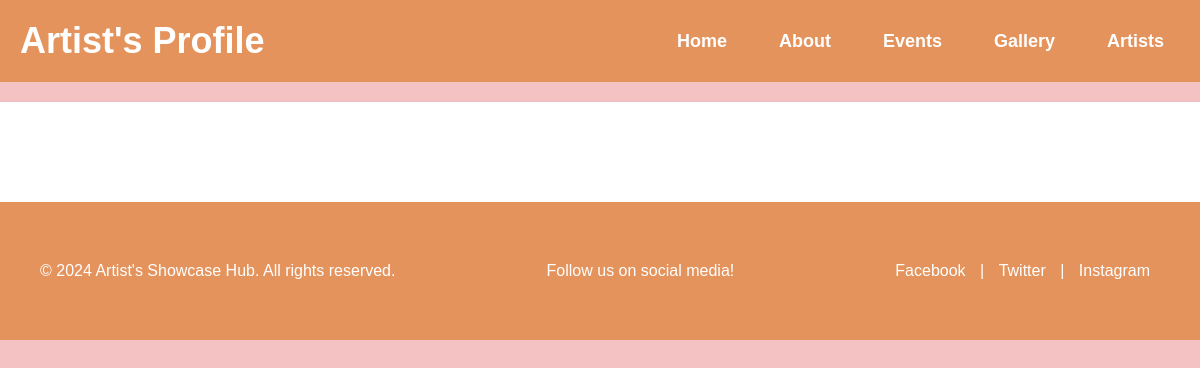
The app's page /artist_profile/, older data.
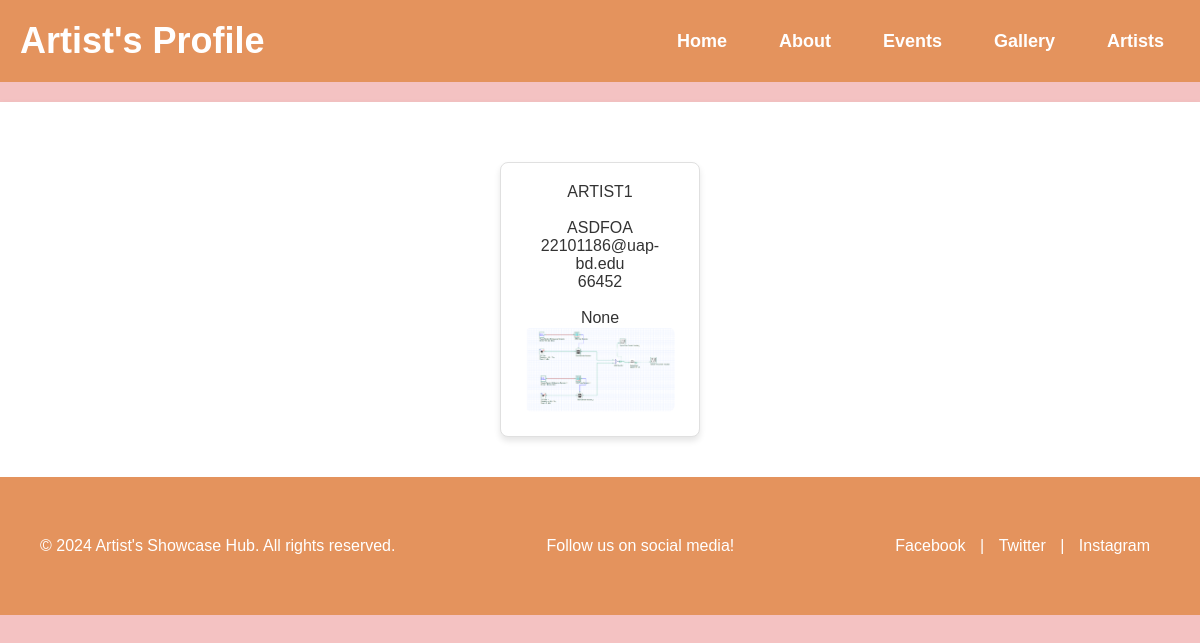
The same page, newer data.
### hub/models.py (models this page shows, shortened)
class Artist(models.Model):
    artist_id = models.AutoField(primary_key=True)
    name = models.CharField(max_length=100)
    bio = models.TextField()
    profile_picture = models.ImageField(upload_to='artist_pics/')
    email = models.EmailField()
    phone_number = models.CharField(max_length=20, blank=True, null=True)
    location = models.CharField(max_length=100)
    social_links = models.JSONField(blank=True, null=True)  # Store links as JSON (e.g., Instagram, Twitter)
    created_at = models.DateTimeField(auto_now_add=True)
    updated_at = models.DateTimeField(auto_now=True)

### hub/views.py (the view)
# urls.py: path('artist_profile/',views.artist,name='artist_profile'),
def artist(request):
    artists=Artist.objects.all()
    context={
       'artists': artists,
    }
    return render (request,'artist_profile.html',context=context)

### template/artist_profile.html (shortened to what this page needs)
<!DOCTYPE html>
<html lang="en">
<head>
    {% load static %}
    <link rel="stylesheet" href="{% static 'artist_profile.css' %}">
</head>
<body>
    <header class="site-header">
        <div class="container">
            <h1 class="site-title">Artist's Profile</h1>
            <nav class="main-nav">
                <ul>
                    <li><a href="{% url 'Home' %}">Home</a></li>
                    <li><a href="{% url 'About' %}">About</a></li>
                    <li><a href="{% url 'Event' %}">Events</a></li>
                    <li><a href="{% url 'Gallery' %}">Gallery</a></li>
                    <li><a href="{% url 'artist_profile' %}">Artists</a></li>
                </ul>
            </nav>
        </div>
    </header>
    <main class="content">
        <section class="artist-gallery">
            <div class="gallery">
                {% for artist in artists %}
                <div class="gallery-item">
                    <tr>
                        <td>{{artist.name}}</td>
                        <br>
                        <br>
                        <td>{{artist.bio}}</td>
                        <br>
                        <td>{{artist.email}}</td>
                        <br>
                        <td>{{artist.phone_number}}</td>
                        <br>
                        <br>
                        <td>{{artist.social_links}}</td>
                        <br>
                    </tr>
                    <img src="{{ artist.profile_picture.url}}" width="150" height="200" alt="Picture of {{ artist.name }}">
                </div>
                {% endfor %}
            </div>
        </section>
    </main>
    <footer class="site-footer">
        <div class="container">
            <p>&copy; 2024 Artist's Showcase Hub. All rights reserved.</p>
            <p>Follow us on social media!</p>
            <div class="social-links">
                <a href="https://www.facebook.com/">Facebook</a> |
                <a href="https://twitter.com/?lang=en">Twitter</a> |
                <a href="https://www.instagram.com/">Instagram</a>
            </div>
        </div>
    </footer>
</body>
</html>

Row changes from the older to the newer data that the page shows:
added Artist: name "ARTIST1", bio "ASDFOA", email "22101186@uap-bd.edu", phone_number "66452", social_links "None", profile_picture (picture)
